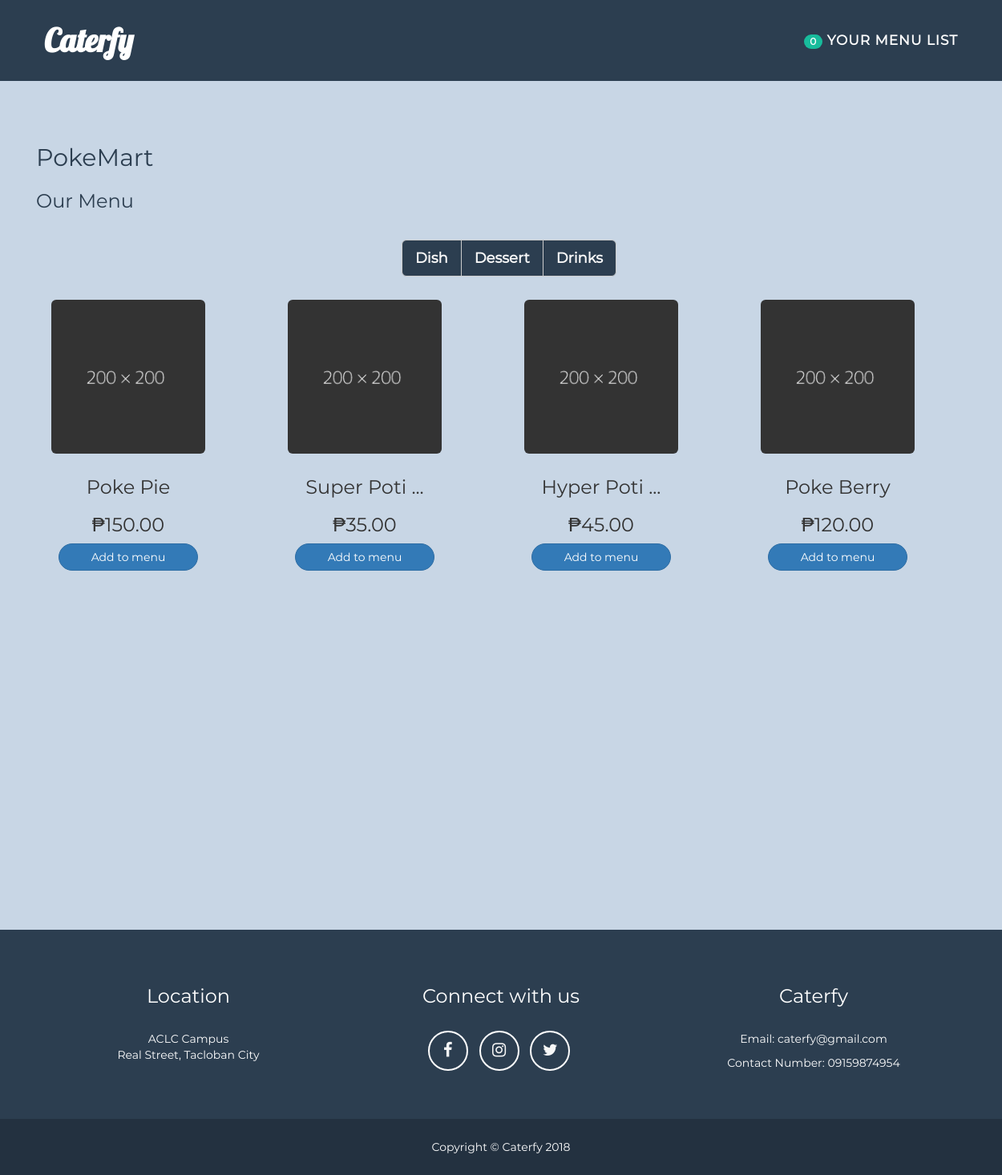
/main/stores_content.php?store_id=1, run on the app's committed database.
### tables this page shows
CREATE TABLE `stores` (
  `id` int(11) NOT NULL,
  `store_name` varchar(30) NOT NULL,
  `store_photo` varchar(30) NOT NULL
);

CREATE TABLE `categories` (
  `id` int(11) NOT NULL,
  `category_name` varchar(30) NOT NULL
);

CREATE TABLE `menus` (
  `id` int(11) NOT NULL,
  `category_id` int(11) NOT NULL,
  `store_id` int(11) NOT NULL,
  `menu_name` varchar(50) NOT NULL,
  `menu_image` varchar(60) NOT NULL,
  `menu_price` int(11) NOT NULL
);

### public/main/stores_content.php (the view, shortened to what this page needs)
<?php
  require '../../includes/functions/db_connect.php';
?>
<!DOCTYPE html>
<html lang="en">
  <?php include '../../includes/layout/main_layout/main_head.php'; ?>
<body>
  <?php include '../../includes/layout/main_layout/main_nav.php'; ?>
  <main class="container menus-content">
    <section class="row">
    <?php
    if (isset($_GET['store_id'])) {
      $query_id = urlencode($_SESSION['store_id']);
      $query_stores = "SELECT * FROM stores WHERE id = {$query_id} ";
      $run_stores = mysqli_query($connection, $query_stores);
      while ($stores_set = mysqli_fetch_assoc($run_stores)) {
        $store_name = $stores_set['store_name'];
      }
      echo "<h2>" .ucfirst(htmlentities($store_name)). "</h2>";
      echo "<h3> Our Menu </h3>";
      $query = "SELECT * FROM categories ";
      $run_query = mysqli_query($connection, $query);
      echo "<div class='row text-center'>";
      echo "<div class='btn-group btn-group-lg' role='group'>";
      while ($result_set = mysqli_fetch_assoc($run_query)) {
        $cat_id = $result_set['id'];
        $cat_title = $result_set['category_name'];
        echo "
          <a href='stores_content.php?category=".urlencode($cat_id)."' type='button' class='categ btn btn-default' role='button'>".htmlentities($cat_title)."</a>";
        }
      echo "</div> ";
      echo "</div>";
      $get_menus = "SELECT * FROM menus WHERE store_id = {$query_id} ORDER BY rand() LIMIT 0,8";
      $run_menus = mysqli_query($connection, $get_menus);
      while ($menus_set = mysqli_fetch_assoc($run_menus)) {
        $menu_id = $menus_set['id'];
        $menu_name = $menus_set['menu_name'];
        if (strlen($menu_name) > 10) {
          $menu_name = substr($menu_name, 0, 10);
          $menu_name .= " ...";
        }
        $menu_image = $menus_set['menu_image'];
        $menu_price = $menus_set['menu_price'];
        echo "<div class='col-xs-6 col-sm-3 col-lg-3 col-md-3'>
                <div class='thumbnail menus-thumbnail'>
                  <img src='../admin/menu_images/".htmlentities($menu_image)."' alt='$menu_name' class='img-responsive img-rounded'>
                  <div class='caption text-center'>
                    <h3>".htmlentities($menu_name)."</h3>
                    <h3> &#8369;". number_format($menu_price, 2)."</h3>
                    <form action='cart.php' method='POST' enctype='multipart/form-data'>
                      <input type='hidden' name='menu_id' value='".$menu_id."'>
                      <button type='submit' name='submit' class='btn btn-block btn-primary'> Add to menu</button>
                    </form>
                  </div>
                </div>
              </div>";
      }
    }
    ?>
    </section>
  </main>
  <?php include '../../includes/layout/main_layout/main_footer.php'; ?>
</body>
</html>

### public/css/custom_style.css (style rules this page uses)
body { padding-top: 100px; font-family: 'Montserrat', sans-serif; background: #c8d6e5; color: #2C3E50; }
.btn-group { margin: 25px; }
.categ { font-weight: bold; color: #f7f7f7; background: #2C3E50; }
a { text-decoration: none; }
.thumbnail { margin-bottom: 6px; }
form { font-size: 17px; }
.menus-content { margin: 50px; padding: 10px }
.menus-content h2 { margin-bottom: 25px; }
.menus-thumbnail { max-width: 200px; background: transparent; border: 0; margin-bottom: 10px; }
.menus-thumbnail form button { border-radius: 24px; }

### data on the page
stores: store_name "PokeMart"
categories: category_name "Dish"
categories: category_name "Dessert"
categories: category_name "Drinks"
menus: menu_image (placeholder picture), menu_name "Poke Pie", menu_price "150.00"
menus: menu_image (placeholder picture), menu_name "Super Poti ...", menu_price "35.00"
menus: menu_image (placeholder picture), menu_name "Hyper Poti ...", menu_price "45.00"
menus: menu_image (placeholder picture), menu_name "Poke Berry", menu_price "120.00"
